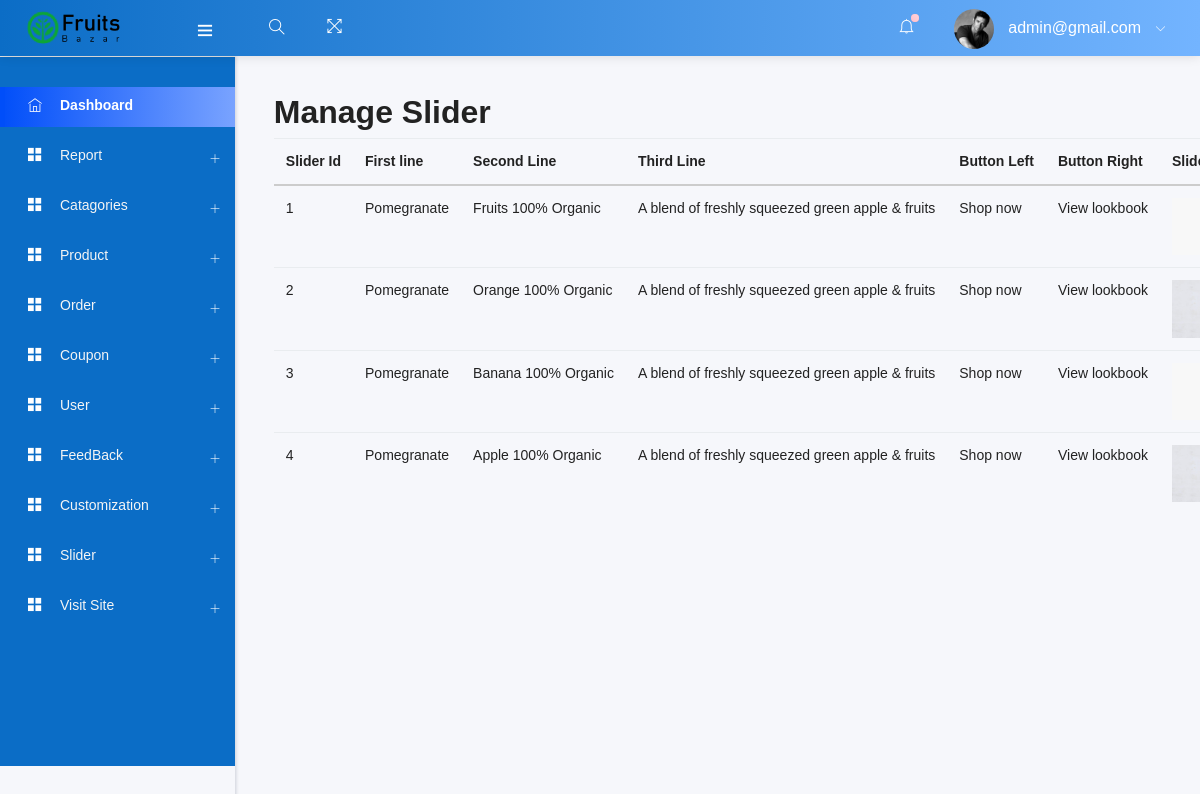
Page /admin/manage_slider.php (signed in) on the committed database.
### tables this page shows
CREATE TABLE `add_logo` (
  `id` int(10) NOT NULL,
  `img` varchar(200) NOT NULL
);

CREATE TABLE `slider` (
  `slider_id` int(11) NOT NULL,
  `first_line` varchar(255) NOT NULL,
  `second_line` varchar(255) NOT NULL,
  `third_line` varchar(255) NOT NULL,
  `btn_left` varchar(25) NOT NULL,
  `btn_right` varchar(25) NOT NULL,
  `slider_img` varchar(255) NOT NULL
);

### admin/manage_slider.php (called while the page is built, shortened)
<?php
    include ("template.php");
?>

### admin/class/adminback.php (called while the page is built, shortened)
<?php
class  adminback
{
    private $connection;
    function __construct()
    {
        $dbhost = "localhost";
        $dbuser = "root";
        $dbpass = "";
        $dbname = "fruitecommerce";
        $this->connection = mysqli_connect($dbhost, $dbuser, $dbpass, $dbname);
    }
    function display_logo()
    {
        $query = "SELECT * FROM add_logo";
        if (mysqli_query($this->connection, $query)) {
            $pdt_info = mysqli_query($this->connection, $query);
            return $pdt_info;
        }
    }
    function SlideShow(){
        $query = "SELECT * FROM `slider`";
        if(mysqli_query($this->connection, $query)){
            $row = mysqli_query($this->connection, $query);
            return $row;
        }
    }
}

### admin/views/manage_slider_view.php (the view, shortened to what this page needs)
<?php
 $rows = $obj->SlideShow();
?>
<h2>Manage Slider</h2>
<table class="table">
    <thead>
        <tr>
            <th>Slider Id</th>
            <th>First line</th>
            <th>Second Line</th>
            <th>Third Line</th>
            <th>Button Left</th>
            <th>Button Right</th>
            <th>Slide Image</th>
        </tr>
    </thead>
    <tbody>
    <?php
        while($row = mysqli_fetch_assoc($rows)){
    ?>
        <tr>
            <td> <?php echo $row['slider_id'] ?></td>
            <td> <?php echo $row['first_line'] ?></td>
            <td> <?php echo $row['second_line'] ?></td>
            <td> <?php echo $row['third_line'] ?></td>
            <td> <?php echo $row['btn_left'] ?></td>
            <td> <?php echo $row['btn_right'] ?></td>
            <td> <img src="uploads/<?php echo $row['slider_img'] ?>" width="200px"> </td>
        </tr>
        <?php } ?>
    </tbody>
</table>

### admin/includes/headernav.php (shortened to what this page needs)
<nav class="navbar header-navbar pcoded-header">
               <div class="navbar-wrapper">
                   <div class="navbar-logo">
                       <a class="mobile-menu" id="mobile-collapse" href="#!">
                           <i class="ti-menu"></i>
                       </a>
                       <a href="index.php">
                       <?php
                        $obj=new adminback();
                        $logo_info = $obj->display_logo();
                        $logo = mysqli_fetch_assoc($logo_info);
                       ?>
                           <img class="img-fluid" src="uploads/<?php echo $logo['img']; ?>" alt="Theme-Logo" />
                       </a>
                   </div>
                   <div class="navbar-container container-fluid">
                       <ul class="nav-left">
                           <li class="header-search">
                               <div class="main-search morphsearch-search">
                                   <div class="input-group">
                                       <input type="text" class="form-control">
                                       <span class="input-group-addon search-btn"><i class="ti-search"></i></span>
                                   </div>
                               </div>
                           </li>
                           <li>
                               <a href="#!" onclick="javascript:toggleFullScreen()">
                                   <i class="ti-fullscreen"></i>
                               </a>
                           </li>
                       </ul>
                       <ul class="nav-right">
                           <li class="header-notification">
                               <a href="#!">
                                   <i class="ti-bell"></i>
                                   <span class="badge bg-c-pink"></span>
                               </a>
                           </li>
                           <li class="user-profile header-notification">
                               <a href="#!">
                                   <img src="assets/images/avatar-4.jpg" class="img-radius" alt="User-Profile-Image">
                                   <span> <?php echo $admin_email ?> </span>
                                   <i class="ti-angle-down"></i>
                               </a>
                           </li>
                       </ul>
                   </div>
               </div>
           </nav>

### admin/includes/head.php (style rules this page uses)
.pcoded .pcoded-header[header-theme="theme5"] { background: -webkit-gradient(linear, left top, right top, from(#0071f3), to(#73b4ff)); background: linear-gradient(to right, #0b6dc6, #73b4ff); }

### rows in the picture
add_logo: img (picture)
slider: slider_id "1", first_line "Pomegranate", second_line "Fruits 100% Organic", third_line "A blend of freshly squeezed green apple & fruits", btn_left "Shop now", btn_right "View lookbook", slider_img (picture)
slider: slider_id "2", first_line "Pomegranate", second_line "Orange 100% Organic", third_line "A blend of freshly squeezed green apple & fruits", btn_left "Shop now", btn_right "View lookbook", slider_img (picture)
slider: slider_id "3", first_line "Pomegranate", second_line "Banana 100% Organic", third_line "A blend of freshly squeezed green apple & fruits", btn_left "Shop now", btn_right "View lookbook", slider_img (picture)
slider: slider_id "4", first_line "Pomegranate", second_line "Apple 100% Organic", third_line "A blend of freshly squeezed green apple & fruits", btn_left "Shop now", btn_right "View lookbook", slider_img (picture)

### other values in the picture
$admin_email "admin@gmail.com"
